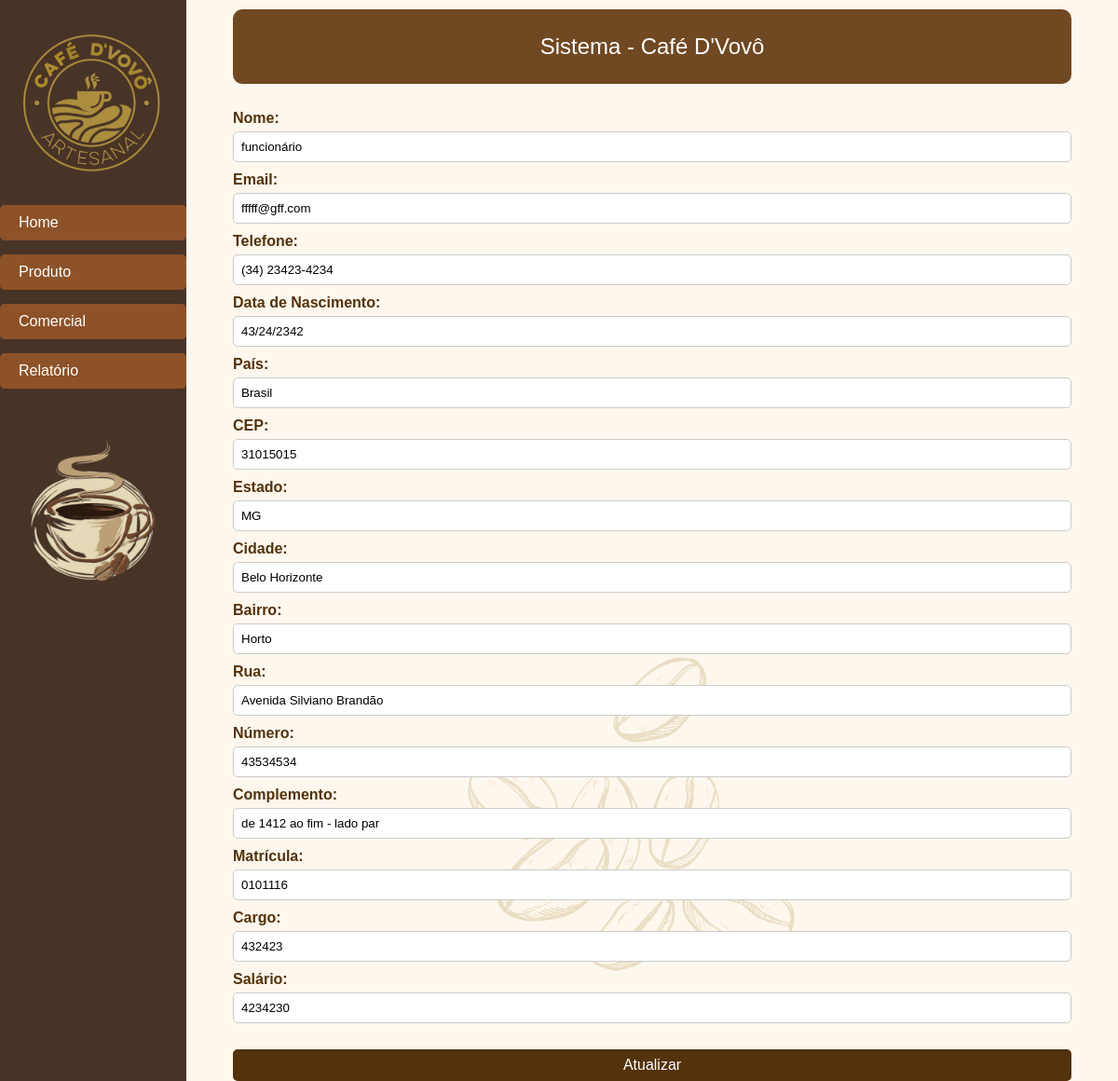
Screenshot of /public/cadastro-pessoas/editar-cadastro/funcionario.php?id=116 with the database file from the repository.
### tables this page shows
CREATE TABLE `pessoa` (
  `pessoa_id` int(11) NOT NULL,
  `nome` varchar(100) NOT NULL,
  `email` varchar(45) NOT NULL,
  `data_nascimento` varchar(45) DEFAULT NULL,
  `data_cadastro` date NOT NULL
);

CREATE TABLE `telefone` (
  `telefone_id` int(11) NOT NULL,
  `telefone` varchar(45) NOT NULL,
  `tipo` varchar(45) NOT NULL,
  `pessoa_id` int(11) NOT NULL
);

CREATE TABLE `endereco` (
  `endereco_id` int(11) NOT NULL,
  `pais` varchar(45) NOT NULL,
  `cep` varchar(45) NOT NULL,
  `estado` varchar(45) NOT NULL,
  `cidade` varchar(45) NOT NULL,
  `bairro` varchar(45) NOT NULL,
  `rua` varchar(45) NOT NULL,
  `numero` varchar(45) NOT NULL,
  `complemento` varchar(45) NOT NULL,
  `tipo` varchar(45) NOT NULL,
  `pessoa_id` int(11) NOT NULL
);

CREATE TABLE `funcionario` (
  `funcionario_id` int(11) NOT NULL,
  `cargo` varchar(45) NOT NULL,
  `salario` float NOT NULL,
  `matricula` varchar(45) NOT NULL
);

### serverside/queries/db_queries.php (called while the page is built, shortened)
<?php
    function getQuery($queryType) {
        if (array_key_exists($queryType, $queries)) {
            return $queries[$queryType];
        } else {
            return null;
        }
    }
?>

### public/cadastro-pessoas/editar-cadastro/funcionario.php (the view, shortened to what this page needs)
<!DOCTYPE html>
<html lang="en">
<head>
    <link rel="stylesheet" href="../../assets/css/main.css">
    <link rel="stylesheet" href="../../assets/css/cadastro-pessoas/cadastro-pessoas.css">
</head>
<body>
    <?php include('../../../includes/main-sidebar.php'); ?>
    <?php include('../../../includes/topbar.php'); ?>
        <main class="content">
            <br>
            <?php
                include ('../../../serverside/queries/db_queries.php');
                $conn = dbConnection();
                $id = $_GET['id'];
                $query = getQuery('check_user_type');
                $stmt = $conn->prepare($query);
                $stmt->bind_param("i", $id);
                $stmt->execute();
                $stmt->bind_result($id, $tipo_usuario);
                if ($tipo_usuario === "funcionario") {
                    $query = getQuery('select_all_funcionarios_by_id');
                    $stmt = $conn->prepare($query);
                    $stmt->bind_param("i", $id);
                    $stmt->execute();
                    $stmt->bind_result($id, $nome, $email, $telefone, $data_nascimento, $pais, $cep, $estado, $cidade, $bairro, $rua, $numero, $complemento, $matricula, $cargo, $salario, $data_cadastro);
                    if ($stmt->fetch()) {
                        echo '<form class="formulario" action="../../../serverside/controllers/pessoas/atualizar_pessoa.php" method="POST">';
                        echo '<label for="nome">Nome:</label>';
                        echo '<input type="text" id="nome" name="nome" value="' . htmlspecialchars($nome) . '" required><br>';
                        echo '<label for="email">Email:</label>';
                        echo '<input type="email" id="email" name="email" value="' . htmlspecialchars($email) . '" required><br>';
                        echo '<label for="telefone">Telefone:</label>';
                        echo '<input type="text" id="telefone" name="telefone" value="' . htmlspecialchars($telefone) . '" required><br>';
                        echo '<label for="data_nascimento">Data de Nascimento:</label>';
                        echo '<input type="text" id="data_nascimento" name="data_nascimento" value="' . htmlspecialchars($data_nascimento) . '" required><br>';
                        echo '<label for="pais">País:</label>';
                        echo '<input type="text" id="pais" name="pais" value="' . htmlspecialchars($pais) . '" required><br>';
                        echo '<label for="cep">CEP:</label>';
                        echo '<input type="text" id="cep" name="cep" value="' . htmlspecialchars($cep) . '" required><br>';
                        echo '<label for="estado">Estado:</label>';
                        echo '<input type="text" id="estado" name="estado" value="' . htmlspecialchars($estado) . '" required><br>';
                        echo '<label for="cidade">Cidade:</label>';
                        echo '<input type="text" id="cidade" name="cidade" value="' . htmlspecialchars($cidade) . '" required><br>';
                        echo '<label for="bairro">Bairro:</label>';
                        echo '<input type="text" id="bairro" name="bairro" value="' . htmlspecialchars($bairro) . '" required><br>';
                        echo '<label for="rua">Rua:</label>';
                        echo '<input type="text" id="rua" name="rua" value="' . htmlspecialchars($rua) . '" required><br>';
                        echo '<label for="numero">Número:</label>';
                        echo '<input type="text" id="numero" name="numero" value="' . htmlspecialchars($numero) . '" required><br>';
                        echo '<label for="complemento">Complemento:</label>';
                        echo '<input type="text" id="complemento" name="complemento" value="' . htmlspecialchars($complemento) . '"><br>';
                        echo '<label for="matricula">Matrícula:</label>';
                        echo '<input type="text" id="matricula" name="matricula" value="' . htmlspecialchars($matricula) . '" required><br>';
                        echo '<label for="cargo">Cargo:</label>';
                        echo '<input type="text" id="cargo" name="cargo" value="' . htmlspecialchars($cargo) . '" required><br>';
                        echo '<label for="salario">Salário:</label>';
                        echo '<input type="text" id="salario" name="salario" value="' . htmlspecialchars($salario) . '" required><br>';
                        ?><br> <button class='register-btn' type='submit'>Atualizar</button><br> <?php
                        echo '</form>';
                    } else {
                        echo "Nenhum registro encontrado.";
                    }
                }
            ?>
    </main>
</body>
</html>

### public/assets/css/main.css (style rules this page uses)
* { box-sizing: border-box; margin: 0; }
body { display: grid; grid-template-columns: 200px 1fr; grid-template-rows: 90px 1fr; grid-template-areas: "sidebar header" "sidebar content"; height: 100vh; background-image: url(../images/fundo.png); font-family: Arial, Helvetica, sans-serif; gap: 10px 0; }
.topbar, .content { margin: 0 50px; }
.content { grid-area: content; }

### public/assets/css/cadastro-pessoas/cadastro-pessoas.css (style rules this page uses)
.content { width: auto; max-width: 1000px; font-family: Arial, sans-serif; color: #53320c; }
label { display: block; font-weight: bold; margin-bottom: 5px; color: #53320c; }
input[type="text"], input[type="email"], input[type="number"], input[type="file"], select { width: 100%; padding: 8px; margin-bottom: 10px; border: 1px solid #ccc; border-radius: 5px; }
.register-btn { background-color: #53320c; color: white; padding: 8px; border: none; border-radius: 5px; cursor: pointer; font-size: 16px; transition: background-color 0.3s; width: 100%; }

### rows the page displays
pessoa: nome "funcionário", email "fffff@gff.com", telefone "(34) 23423-4234", data_nascimento "43/24/2342", pais "Brasil", cep "31015015", estado "MG", cidade "Belo Horizonte", bairro "Horto", rua "Avenida Silviano Brandão", numero "43534534", complemento "de 1412 ao fim - lado par", matricula "0101116", cargo "432423", salario "4234230"
